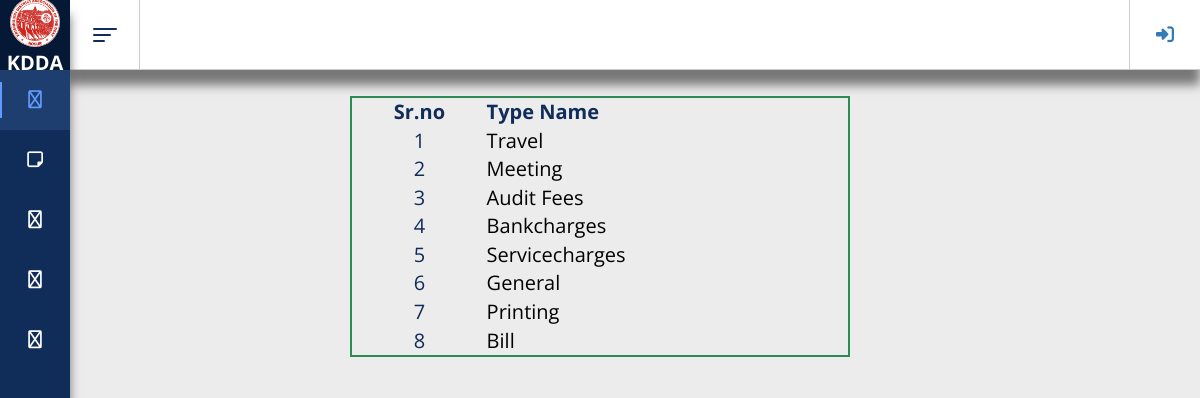
/expense-type/, run on the app's committed database.
### app/models.py (models this page shows)
class ExpenseType(models.Model):
    etypeid = models.IntegerField()
    etypename = models.CharField(max_length=50,null=True,blank=True)

### app/views.py (the view)
# urls.py: path('expense-type/',views.expensetype,name='expense-type'),
def expensetype(request):
    context = {
        'expensetypes':ExpenseType.objects.all()
    }
    return render(request,'expense-type.html',context)

### app/templates/expense-type.html
{% extends 'base.html' %}
{% block content %}
<div class="container" style="margin-top:8%;">
    <div class="table-responsive">
        <table width="45%" style="margin:0 auto;border-collapse:collapse;border:2px solid seagreen;font-size:20px;padding:15px;">
            <thead>
                <tr>
                    <th class="header" style="text-align: center;">Sr.no</th>
                    <th class="amt">Type Name</th>
                </tr>
            </thead>
            <tbody>
              {% for expensetype in expensetypes %}
                <tr>
                    <td scope="row" class="detail" style="text-align: center;">{{ expensetype.etypeid }}</td>
                    <td><a href="{% url 'add-expense' expensemode=expensetype.etypename %}" style="color: black;text-decoration:none;">{{ expensetype.etypename }}</a></td>
                </tr>
                {% endfor %}
            </tbody>
        </table>
    </div>
</div>
{% endblock %}

### app/static/css/style.css (style rules this page uses)
html, body { height: 100%; width: 100%; }
body { margin: 0; padding: 0; font-family: "Open Sans"; font-size: 14px; font-weight: 400; overflow: hidden; background-color: #ececec; color: #102c58; }
* { -webkit-box-sizing: border-box; -moz-box-sizing: border-box; box-sizing: border-box; }

### data on the page
ExpenseType: etypeid "1", etypename "Travel"
ExpenseType: etypeid "2", etypename "Meeting"
ExpenseType: etypeid "3", etypename "Audit Fees"
ExpenseType: etypeid "4", etypename "Bankcharges"
ExpenseType: etypeid "5", etypename "Servicecharges"
ExpenseType: etypeid "6", etypename "General"
ExpenseType: etypeid "7", etypename "Printing"
ExpenseType: etypeid "8", etypename "Bill"
